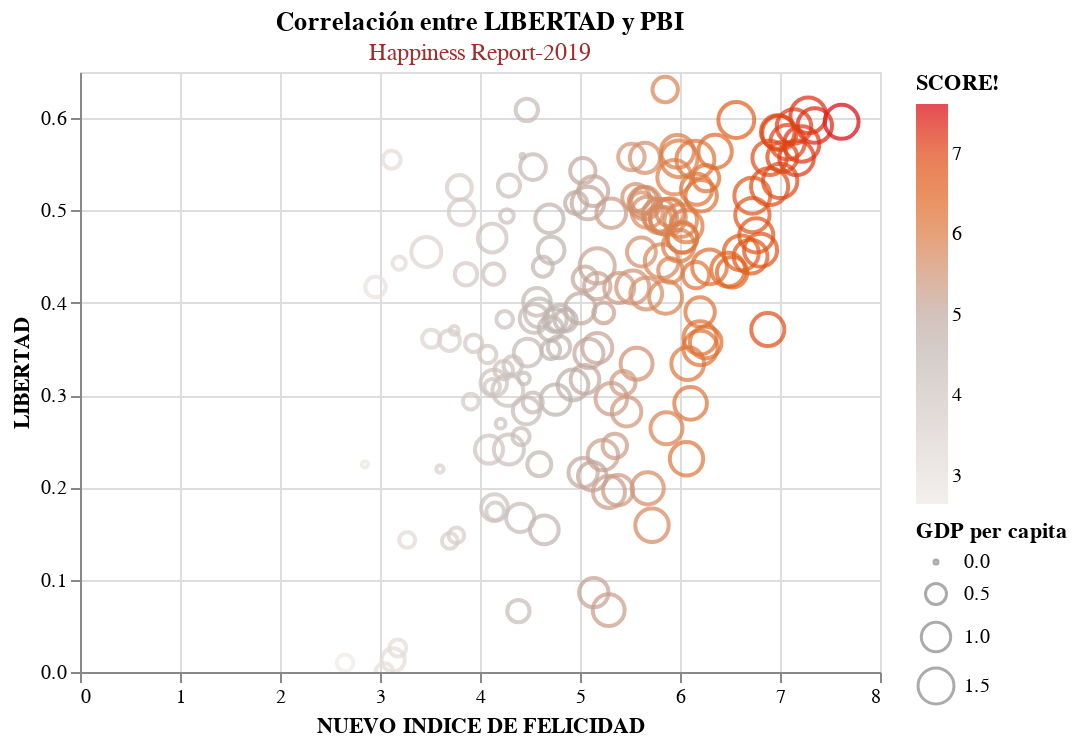

The code cell stored with this chart in its notebook:
### Markdown cell above
Ahora, para concluir sería interesante ver la relación entre la libertad y el PBI; de 
este modo juntamos en un gráfico los siguientes datos
- Freedom ➡ LIBERTAD 🗽
- GDP per capita ➡ PBI per capita 💲

### Code cell
#elaboración del gráfico ⬇
alt.Chart(hpness).mark_point().encode(
    x = alt.X("SCORE!:Q",  title = "NUEVO INDICE DE FELICIDAD"),
    y = alt.Y("Freedom:Q" ,  title = "LIBERTAD"),
    color = alt.Color("SCORE!", scale=alt.Scale(scheme='lightgreyred')),
    size = alt.Size('GDP per capita')
    ).interactive().properties(
    title={
      "text": ["Correlación entre LIBERTAD y PBI"], 
      "subtitle": ["Happiness Report-2019"
                   ],
      "color": "Black",
      "subtitleColor": "Brown"
    })

### Figure 1 — Vega-Lite specification as saved in the notebook (floating-point values rounded to 4 significant figures; data arrays with more than 128 entries replaced by an {"elided": "..."} marker saying what was removed)
{"config": {"view": {"continuousWidth": 400, "continuousHeight": 300}}, "data": {"name": "data-5f448c51b0b706dd78041e939bd68b19"}, "mark": "point", "encoding": {"color": {"type": "quantitative", "field": "SCORE!", "scale": {"scheme": "lightgreyred"}}, "size": {"type": "quantitative", "field": "GDP per capita"}, "x": {"type": "quantitative", "field": "SCORE!", "title": "NUEVO INDICE DE FELICIDAD"}, "y": {"type": "quantitative", "field": "Freedom", "title": "LIBERTAD"}}, "selection": {"selector014": {"type": "interval", "bind": "scales", "encodings": ["x", "y"]}}, "title": {"text": ["Correlación entre LIBERTAD y PBI"], "subtitle": ["Happiness Report-2019"], "color": "Black", "subtitleColor": "Brown"}, "$schema": "https://vega.github.io/schema/vega-lite/v4.8.1.json", "datasets": {"data-5f448c51b0b706dd78041e939bd68b19": {"elided": "156 records"}}}
